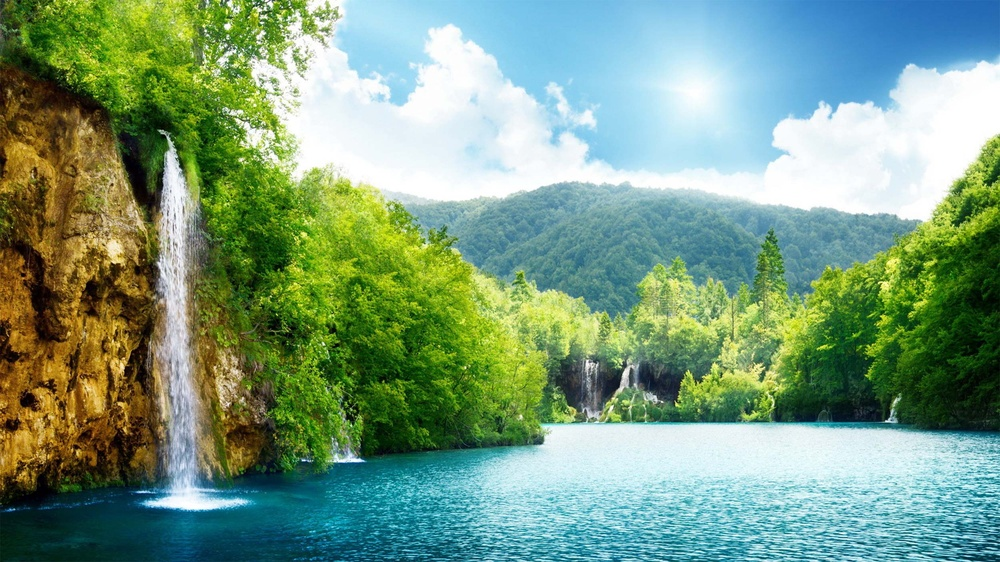
#> input picture data.jpg, 1000 x 562 px, shrunk from 2500 x 1406 before the run
$ python svd.py
#> lines starting #> are read from the running program, lines starting #| are printed output that depends on the picture
# Developed by Bayram Barış Sarı
# E-mail = bayrambariss@gmail.com
# Tel = +90 539 593 7501
#
# This is an implementation of Singular
# Value Decomposition.
#
# It finds SVD and plots for 4 different
# ranks: 1,5,20,50.

import numpy as np
import matplotlib.pyplot as plt
import scipy.linalg as la
from PIL import Image
from math import isclose

# [6 lines of commented-out code are left out]


def calculate(A):
    m = A.shape[0]
    n = A.shape[1]
    S = np.zeros(n)

    # finding eigenvectors with biggest eigenvalues of A*transpose(A)
    helper = np.matmul(A, np.transpose(A))
    eigenvalues, eigenvectors = la.eigh(helper)
    # descending sort of all the eigenvectors according to their eigenvalues
    index = eigenvalues.argsort()[::-1]
    eigenvalues = eigenvalues[index]
    eigenvectors = eigenvectors[:, index]
    V = eigenvectors

    # S is a diagonal matrix that keeps square root of eigenvalues
    j = 0
    for i in eigenvalues:
        if j == S.size:
            break
        elif i >= 0:
            S[j] = np.sqrt(i)
            j += 1
    # same finding process for transpose(A)*A
    helper = np.matmul(np.transpose(A), A)
    eigenvalues, eigenvectors = la.eigh(helper)
    # descending sort of all the eigenvectors according to their eigenvalues
    index = eigenvalues.argsort()[::-1]
    eigenvalues = eigenvalues[index]
    eigenvectors = eigenvectors[:, index]
    U = np.transpose(eigenvectors)

    # S is a diagonal matrix that keeps square root of eigenvalues
    for i in eigenvalues1:
        if j == S.size:
            break
        elif i >= 0:
            S[j] = np.sqrt(i)
            j += 1

    # sorting S in descending order
    S[::-1].sort()
    # print_to_file(S)

    return U, S, V


# [73 lines left out: functions plot, check_sign_U, check_sign_V, plot_builtin, not called in this run]


def main():
    # read the image and normalize it
    image = np.array(Image.open('data.jpg'))
#> image is the input picture: shape (562, 1000, 3); mean R, G, B 121.6, 155.2, 126.8
    image = image / 255
    # plt.imshow(image)
    # plt.show()

    # Split the image to three channels, Red, Green and Blue
    R = image[:, :, 0]
    G = image[:, :, 1]
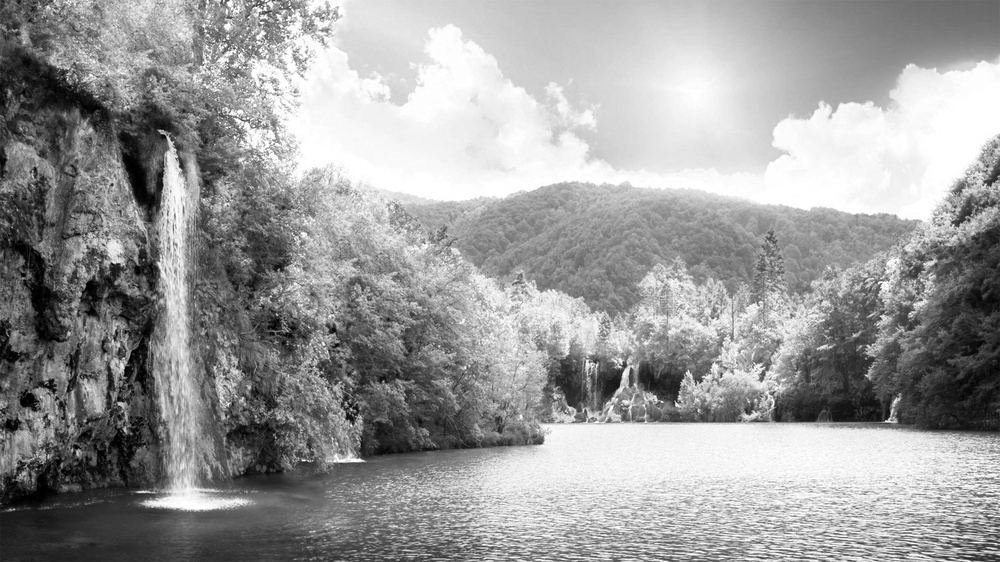
#> G: shape (562, 1000) float64; min 0, max 1, mean 0.608
    B = image[:, :, 2]
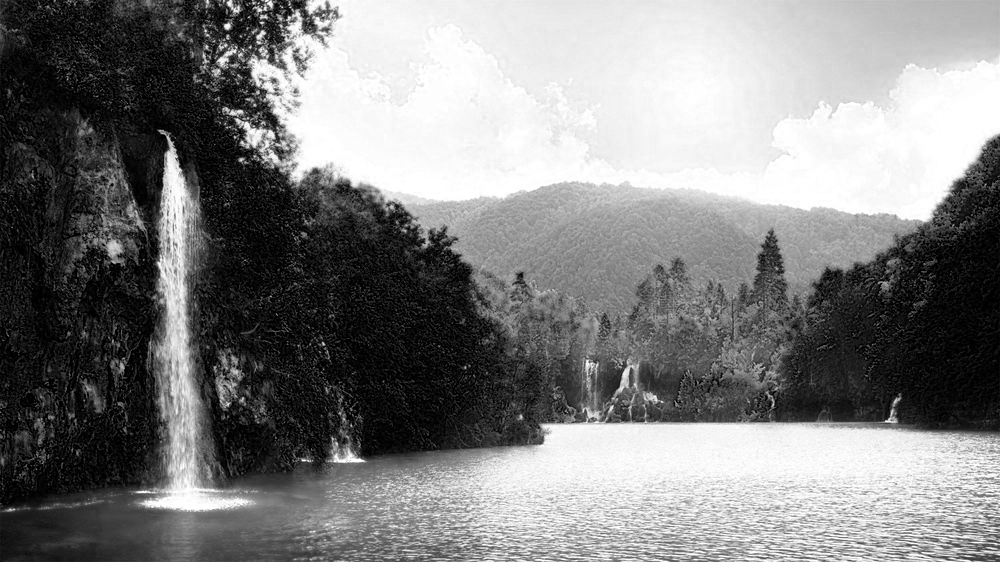
#> B: shape (562, 1000) float64; min 0, max 1, mean 0.497

    # Calculate builtin SVD function, it has been used for checking eigenvectors and eigenvalues
    new_img = np.zeros(image.shape)
    Ur, Sr, Vr = la.svd(R, full_matrices=True)
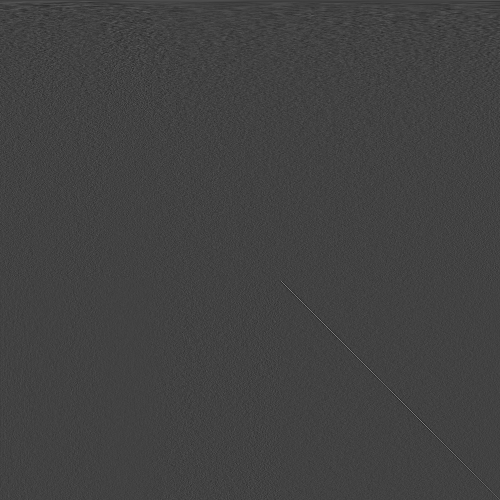
#> Vr: shape (1000, 1000) float64 (shown at 1/2 size); min -0.241, max 0.689, mean 3.91e-05; drawn with min black and max white
#> Sr = 562 values, max 383.2 at index 0, min 0.143 at index 561, mean 3.67
    Ug, Sg, Vg = la.svd(G, full_matrices=True)
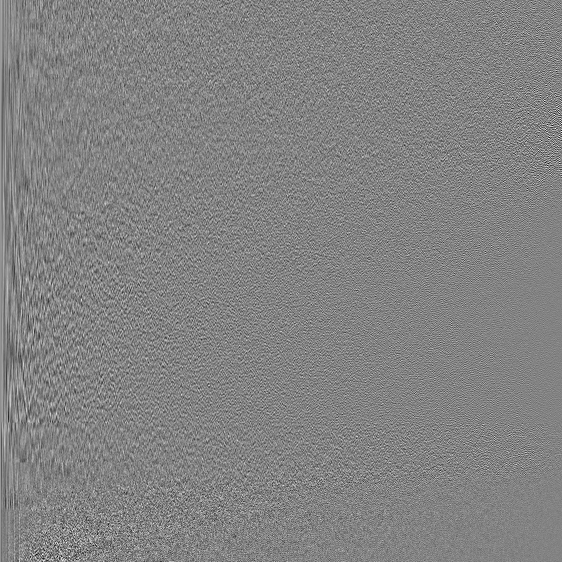
#> Ug: shape (562, 562) float64; min -0.268, max 0.254, mean 9.42e-05; drawn with min black and max white
#> Sg = 562 values, max 481.1 at index 0, min 0.141 at index 561, mean 3.5
    Ub, Sb, Vb = la.svd(B, full_matrices=True)
#> Sb = 562 values, max 444.9 at index 0, min 0.148 at index 561, mean 3.24
    # plot_builtin(Ur, Sr, Vr, Ug, Sg, Vg, Ub, Sb, Vb, new_img)


    # Calculate own SVD and plot it for rank = [1,5,20,50]
    new_img2 = np.zeros(image.shape)

    U_r, S_r, V_r = calculate(R.T)
#> in calculate, `helper = np.matmul(A, np.transpose(A))`:
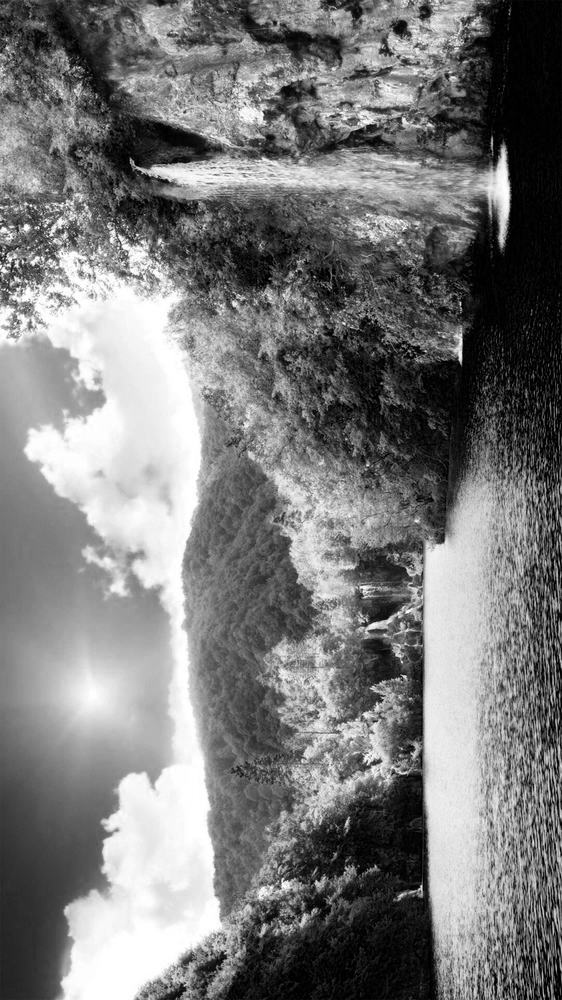
#> A: shape (1000, 562) float64; min 0, max 1, mean 0.477
#> in calculate, `eigenvalues, eigenvectors = la.eigh(helper)`: eigenvalues = 1000 values from -1.33e-11 to 146863.4
#> in calculate, `index = eigenvalues.argsort()[::-1]`: index = 1000 values, max 999 at index 0, min 0 at index 999, mean 499.5
#> in calculate, `eigenvalues = eigenvalues[index]`: eigenvalues = 1000 values, max 146863.4 at index 0, min -1.33e-11 at index 999, mean 177.1
#> the loop in calculate, `for i in eigenvalues:` made 563 passes
#> i on passes 1 to 12: 146863.4, 8177.3, 7614.2, 2492.5, 1542.3, 1134.5, 984.1, 591.9, 529.2, 413.2, 345.8, 317.3
#> after the loop in calculate, `for i in eigenvalues:`: S has the same summary as Sr in main; j = 562
#> in calculate, `helper = np.matmul(np.transpose(A), A)`:
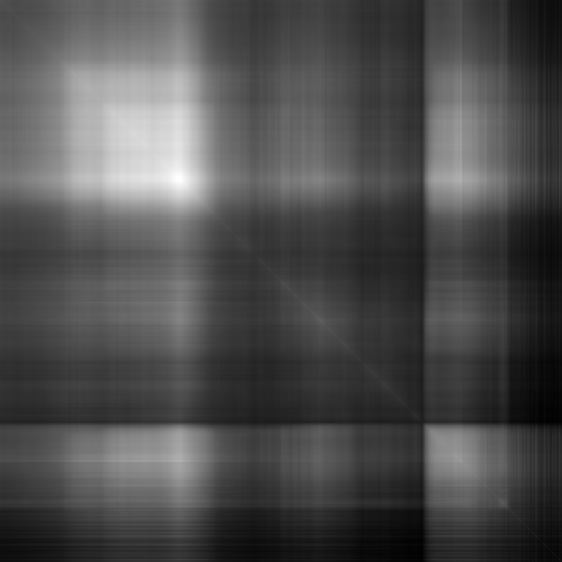
#> helper: shape (562, 562) float64; min 28.5, max 704.1, mean 236.5; drawn with min black and max white
#> in calculate, `eigenvalues, eigenvectors = la.eigh(helper)`: eigenvalues = 562 values from 0.0206 to 146863.4
#> in calculate, `index = eigenvalues.argsort()[::-1]`: index = 562 values, max 561 at index 0, min 0 at index 561, mean 280.5
#> in calculate, `eigenvalues = eigenvalues[index]`: eigenvalues = 562 values, max 146863.4 at index 0, min 0.0206 at index 561, mean 315.2
#> in calculate, `U = np.transpose(eigenvectors)`:
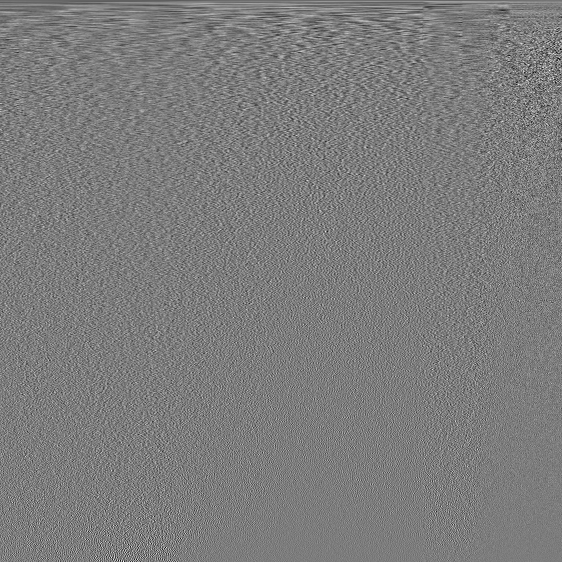
#> U: shape (562, 562) float64; min -0.266, max 0.277, mean -4.15e-05; drawn with min black and max white
#> after the loop in calculate, `for i in eigenvalues1:`: j = 562
    U_r = check_sign_U(U_r, Ur)
    V_r = check_sign_V(V_r, Vr)

    U_g, S_g, V_g = calculate(G.T)
    U_g = check_sign_U(U_g, Ug)
    V_g = check_sign_V(V_g, Vg)

    U_b, S_b, V_b = calculate(B.T)
    U_b = check_sign_U(U_b, Ub)
    V_b = check_sign_V(V_b, Vb)

    plot(U_r, S_r, V_r, U_g, S_g, V_g, U_b, S_b, V_b, new_img2)


if __name__ == "__main__":
#> (the run stopped early here; a loop or call above may not have finished)
